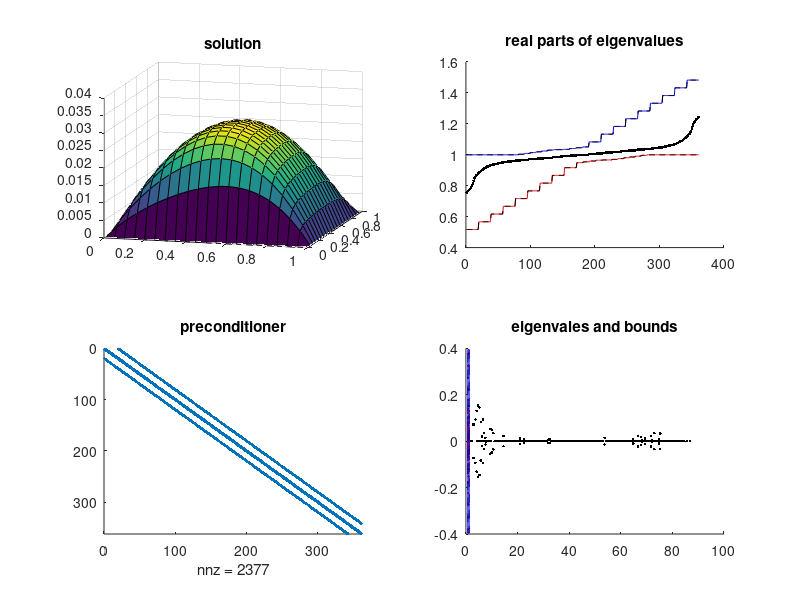

Source code (MATLAB):
function  Fce_hom_1
% Continuous galerkin, diffusion-conduction-reaction, piecewise linear functions
% (0,L1) x (0,L2)

% close all
clear all;
Uniform = 1; % 1=uniform or 0=nonuniform (so far 1 is working only)
toler = 1e-8;
max_steps = 5000;
% sigma = 10;
L1 = 1; L2 = 1; 
plot_fig = 1; % do we wish to plot graphs? 0 or 1

Nintervals = 20;

NNN = ones(2,1)*Nintervals; 
N1 = NNN(1); N2 = NNN(2); % numbers of intervals
x1 = linspace(0,L1,N1+1);
x2 = linspace(0,L2,N2+1);
if (Uniform==1) 
    h1 = L1/N1; h2 = L2/N2; 
    Ninner = (N1-1)*(N2-1);
end;
[X1,X2] = meshgrid(x1,x2);
[nodes,bnodes] = Nodes(N1,N2,L1,L2); % all nodes, including boundary nodes
elem = Elem(N1,N2,nodes);
Nele = max(size(elem))
elemNew = delaunay(X1,X2);
NeleNew = max(size(elemNew))
for k = 1:NeleNew
    pom = elemNew(k,:);
    pom = sort(pom);
    elemNew(k,:) = pom; 
end;
Nnod = (N1+1)*(N2+1)

% continuous Galerkin:
A = zeros(Nnod); % stiffness matrix + sym Nav
Nav = A; % convection matrix - non-sym;
AP = A;
B = zeros(Nnod,1); % rhs
D1 = zeros(Nele,Nnod); % 2 matrices of derivatives in quadrature points (dx and dy)
D2 = zeros(Nele,Nnod);
upp1 = zeros(Nele,1);
low1 = zeros(Nele,1);
uppNod = zeros(Nnod,1)-1;
lowNod = zeros(Nnod,1)+1e10;
uppNodIm = zeros(Nnod,1)-1;
imag_max = zeros(Nele,1);
APcoord = zeros(Nele,3);
for kk = 1:Nele
    Apom = zeros(3);
    APpom = zeros(3);
    Navpom = zeros(3);
    kde = elem(kk,1:3);
    nod = nodes(kde,:);
    dd = abs(det([nod(1,:)-nod(3,:);nod(2,:)-nod(3,:)]))/2;
    nod1 = [nod,ones(3,1)];
    der = inv(nod1);
    der = der(1:2,:); % d/dx, d/dy for 3 basis functions
    g = sum(nod)/3; % mass center
    aa = FA(g(1),g(2)); 
    aap = FAP(g(1),g(2));
    ff = FF(g(1),g(2));  
    rr = FR(g(1),g(2));
    rrp = FRP(g(1),g(2));    
    pom8 = [kk,kk+1*Nele];
    % derivatives [dxu1,0,dyu1]' and [0,dyu2,dxu2]' in all quad.points:    
    derr = [der(1,:);der(2,:)]; 
    pom = derr'*aa*derr;
    pomp = derr'*aap*derr;
    Apom = pom*dd + rr*[2,1,1;1,2,1;1,1,2]*h1*h2/24;  % ? correct
    APpom = pomp*dd + rrp*[2,1,1;1,2,1;1,1,2]*h1*h2/24;  % ? correct
    A(kde,kde) = A(kde,kde) + Apom;
    AP(kde,kde) = AP(kde,kde) + APpom;
    B(kde) = B(kde)+ff*dd/6;
    
    bb = Fb(g(1),g(2)) ;  
    pomNav = derr'*bb*[1,1,1]*h1*h2/2;   % convection term 

    pomNav1 = (pomNav+pomNav')/2; 
    pomNav2 = (pomNav-pomNav')/2;
    
    [u1,c2] = eig(pomNav1);
    pomNavSpec = pomNav1;

    Navpom = pomNav2;
    Apom = Apom + pomNav1*0;
    APpom = APpom + pomNavSpec*0;
    A(kde,kde) = A(kde,kde) + pomNav1*0;
    AP(kde,kde) = AP(kde,kde) + pomNavSpec*0;
    Nav(kde,kde) = Nav(kde,kde) + pomNav2;
       
    pom8 = sort(eig(Apom));  
    pom8p = sort(eig(APpom));  
%     if (min(pom8)<-0.0001  || min(pom8p)<-0.0001) 
    if (min(pom8p)<-0.0001)     
       disp('=========== chyba ============');  
       [pom8,pom8p]
       APpom
       return; end;   
    pom9 = pinv(APpom)*Apom;   
    p9 = sort(real(eig(pom9)));
    pom10 = max(imag(eig(pinv(APpom)*Navpom)));
     if (abs(p9(1))<0.00001) low1(kk) = p9(2);
    else low1(kk) = p9(1); end;
%     low1(kk) = p9(1);
    upp1(kk) = p9(end);
    for jj3 = 1:3
    lowNod(kde(jj3)) = min([p9(1),lowNod(kde(jj3))]);
    uppNod(kde(jj3)) = max([p9(end),uppNod(kde(jj3))]);
    uppNodIm(kde(jj3)) = max([pom10,uppNodIm(kde(jj3))]);
    end;
    imag_max(kk) = pom10;
    APcoord(kk,:) = kde;
end;
low2 = zeros(Nnod,1)+1e8;
upp2 = zeros(Nnod,1)-100;
imag_max2 = zeros(Nnod,1)-100;
APc1 = zeros(Nnod,3);
APc2 = APc1;
for kk = 1:Nele % 
    for j = 1:3
        s = elem(kk,j);
        if (low1(kk)<low2(s)) low2(s)=low1(kk); APc1(s,:) = APcoord(kk,:); end;       
        if (upp1(kk)>upp2(s)) upp2(s)=upp1(kk); APc2(s,:) = APcoord(kk,:); end;
        if (imag_max(kk)>imag_max2(s)) imag_max2(s)=imag_max(kk); end;
    end;        
end;
for k = Nnod:-1:1 
if (bnodes(k)==1) A(k,:) = []; A(:,k) = []; B(k) = []; 
    AP(k,:) = []; AP(:,k) = []; 
    upp2(k) = []; low2(k) = []; imag_max2(k) = [];    
    APc1(k,:) = [];  APc2(k,:) = [];
    Nav(k,:) = []; Nav(:,k) = [];   
end;
end;
% better lower and upper bounds: 
 y = ContGalBounds(elem,Nele,Nnod,bnodes,low1,upp1,Ninner);
 low3 = y(1:Ninner,1);
 upp3 = y(1:Ninner,2);

%solution U:
U = (A+Nav)\B;
U1 = reshape(U,N1-1,N2-1);
U2 = zeros(N1+1,N2+1);
U2(2:N1,2:N2) = U1';
if (plot_fig==1)
    subplot(2,2,1); % solution
    surf(X1,X2,U2);
    view(15,15);
    title('solution');
end;

eigA = sort(real(eig(A)));
eigPA = sort(real(eig(inv(AP)*A)));
conditionA = max(eigA)/min(eigA)
conditionPA = max(eigPA)/min(eigPA)
conditionPAbound = max(upp2)/min(low2)

if (plot_fig==1)
    subplot(2,2,2); % real part of the spectrum of P^(-1)A
    cla; hold on;
    plot(sort(upp2),'b');
    plot(eigPA,'k.');
    plot(sort(low2),'r');
    plot(low3(1:(N1-1)*(N2-1)),'k--'); % alternative bound
    plot(upp3((N1-1)*(N2-1):-1:1),'k--'); % alternative bound
    title('real parts of eigenvalues');
    
    subplot(2,2,3);
    cla; hold on;
    spy(AP);
    title('preconditioner');
end;

p = eig(A+Nav);
p2 = eig(inv(AP)*(A+Nav));
my1 = max(imag_max2);
mx1 = min(low2);
mx2 = max(upp2);
eigAP = sort(real(eig(inv(AP)*A)));
eigBP = sort(imag(eig(inv(AP)*Nav)));
my1 = max(eigBP);
mx1 = min(eigAP);
mx2 = max(eigAP);

if (plot_fig==1)
    subplot(2,2,4);
    cla; hold on;
    plot(real(p),imag(p),'k.');
    plot(real(p2),imag(p2),'r.');
    title('eigenvales and bounds');
    plot([mx1,mx2,mx2,mx1,mx1],[-my1,-my1,my1,my1,-my1],'k--'); % worse but feasible
    plot([mx1,mx2,mx2,mx1,mx1],[-my1,-my1,my1,my1,-my1],'b'); % better but unfeasible
end;

maxBeig = max(imag(eig(Nav))) % max imag part of the eigenvalues of B
maxPBeig = my1 % max imag part of the eigenvalues of P(-1)B
maxPBeig_estim = max(imag_max2) % bound to imag parts of the eigenvalues of P(-1)B

n = max(size(A));
tic;
[x,flagA,relres,iterA] = gmres(A+Nav,B,[],toler,n);
tA = toc;
tic;
[x,flagPA2,relres,iterPA2] = gmres(A+Nav,B,[],toler,n,AP);
tPA2 = toc;
flags12 = [flagA,flagPA2]
iter12 = [iterA,iterPA2]
times12 = [tA,tPA2];

 

%============================================================
%============================================================
%============================================================
%============================================================

function y = FA(x1,x2)
y = [20-2*x2,0;0,3-2*x1];

function y = FAP(x1,x2)
y = [19,0;0,2];
% y = [1,0;0,1];

function y = FR(x1,x2) % reaction coefficient
y = 10;

function y = FRP(x1,x2) % reaction coefficient
y = 10;

function y = Fb(x1,x2) % convection coefficient
y = [-x2;x1]*10;

function y = FF(x1,x2)
y = 10;

function [nodes,bnodes] = Nodes(N1,N2,L1,L2)
NN = (N1+1)*(N2+1);
h1 = L1/N1; h2 = L2/N2; 
nodes = zeros(NN,2);
bnodes = zeros(NN,1);
j = 1;
for k2 = 1:N2+1
    for k1 = 1:N1+1        
            nodes(j,:) = [(k1-1)*h1,(k2-1)*h2];
            if (k1==1 || k1==N1+1 || k2==1 || k2==N2+1)
            bnodes(j) = 1; end;
            j = j+1;
    end;
end;

function elem = Elem(N1,N2,nodes)
NN = N1*N2;
elem = zeros(2*NN,3);
j = 1;
for k2 = 1:N2
    for k1 = 1:N1
        p = (k2-1)*(N1+1)+k1; % lower left corner
            elem(j,:) = [p,p+1,p+N1+2]; 
            elem(j+1,:) = [p,p+N1+1,p+N1+2];
            j = j+2;
    end;
end;

function y = ContGalBounds(elem,Nele,Nnod,bnodes,low1,upp1,Ninner)
% better lower bounds:
low3 = zeros(Nnod,1);
elem_eig = elem;
for kk = 1:Nele
    for jj = 1:3
        if (bnodes(elem_eig(kk,jj))>0) elem_eig(kk,jj)=0; end;
    end;
    if (sum(elem_eig(kk,:))==0) low1(kk)=100000; upp1(kk)=-1; end;
end;
for jj = 1:Nnod       
    [vL,eL] = min(low1);
    low3(jj) = vL;
    pom = elem_eig(eL,:);
    [n1,c] = max(pom);
    for kk = 1:Nele
        for mm = 1:3
            if (elem_eig(kk,mm)==n1) elem_eig(kk,mm)=0; end            
        end;
        if (sum(elem_eig(kk,:))==0) low1(kk)=1e9; end;
    end;
%     [low1,elem_eig];
end;
% better lower bounds:
upp3 = zeros(Nnod,1);
elem_eig = elem;
for kk = 1:Nele
    for jj = 1:3
        if (bnodes(elem_eig(kk,jj))>0) elem_eig(kk,jj)=0; end;
    end;
    if (sum(elem_eig(kk,:))==0) upp1(kk)=-10000000; upp1(kk)=-1; end;
end;
ccc = [upp1,elem_eig];
for jj = 1:Nnod       
    [vU,eU] = max(upp1);
    upp3(jj) = vU;
    pom = elem_eig(eU,:);
    [n1,c] = max(pom);
    for kk = 1:Nele
        for mm = 1:3
            if (elem_eig(kk,mm)==n1) elem_eig(kk,mm)=0; end            
        end;
        if (sum(elem_eig(kk,:))==0) upp1(kk)=-1e9; end;
    end;
%     [upp1,elem_eig];
end;
y = [low3,upp3];

